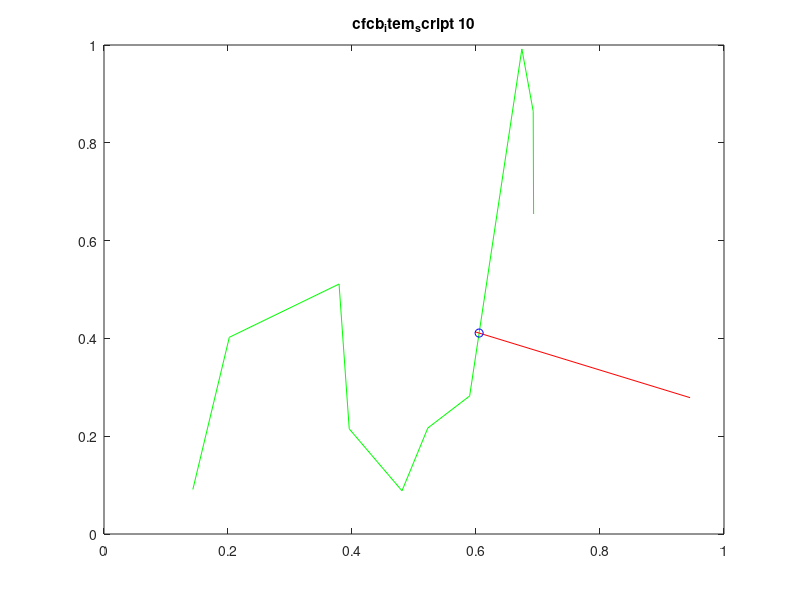

MATLAB code to generate this figure:
function theResult = crossings(z1, z2, varargin)

% crossings -- Index where a polyline crosses a line.
%  crossings(N) demonstrates itself with N polyline
%   points, where N defaults to 10.
%  crossings(z1, z2) returns decimal-indices in polyline
%   z1 where line-segment z2 (both complex) crosses it.
%   Zero represents segments that do not cross.
%  crossings(x1, y1, x2, y2) is an alternative syntax.
 
% Copyright (C) 2000 Dr. Charles R. Denham, ZYDECO.
%  All Rights Reserved.
%   Disclosure without explicit written consent from the
%    copyright owner does not constitute publication.
 
% Version of 12-Jul-2000 09:05:48.
% Updated    13-Jul-2000 14:14:56.

if nargin < 1
    
    help(mfilename)
    z1 = 'demo'; 

end

if isequal(z1, 'demo')
    z1 = 10; 
end

if ischar(z1)
    z1 = eval(z1);
end

if length(z1) == 1
	n = z1;
	z1 = sort(rand(1, n)) + sqrt(-1)*rand(1, n);
	z2 = rand(1, 2) + sqrt(-1)*rand(1, 2);
	hold off
	plot(real(z1), imag(z1), 'g', ...
			real(z2), imag(z2), 'r')
	tic
	result = feval(mfilename, z1, z2);
	disp([' ## Elapsed time: ' int2str(round(toc)) ' s'])
	if any(result)
		zi = interp1(1:length(z1), z1, result(result ~= 0));
		hold on
		plot(real(zi), imag(zi), 'bo')
	end
	hold off
	title([mfilename ' ' int2str(n)])
	figure(gcf)
	try
        zoomsafe
    catch
        
    end
	return
end



if nargin > 3
	z1 = z1 + sqrt(-1)*z2;
	z2 = varargin{1} + sqrt(-1)*varargin{2};
end

if length(z2) > 2
	temp = z1; z1 = z2; z2 = temp;
end

% *** The following note not yet correct. ***
% NOTE: This routine can be vectorized by using
%  "tensor_sol" to compute all the crossings (roots) at
%   once.  The problem to be solved is A = [x1 1; x2 1]
%   and b = [y1; y2], where each of the entries extends
%   into the third dimension, one element per line segment.
%   Call "tensor_sol(A, b, 2, 1)".

z1 = z1(:);
z2 = z2(:);

result = zeros(length(z1)-1, 1);

for i = 1:length(z1)-1
	z0 = z1(i);
	zd = diff(z1(i:i+1));
	z = (z2 - z0) / zd;
	if any(imag(z) >= 0) & any(imag(z) <= 0)
		p = polyfit(real(z), imag(z), 1);
		root = -p(2) / p(1);
		if root >= 0 & root <= 1
			result(i) = root + i;
		end
	end
end

if nargout > 0
	theResult = result;
else
	disp(result)
end
